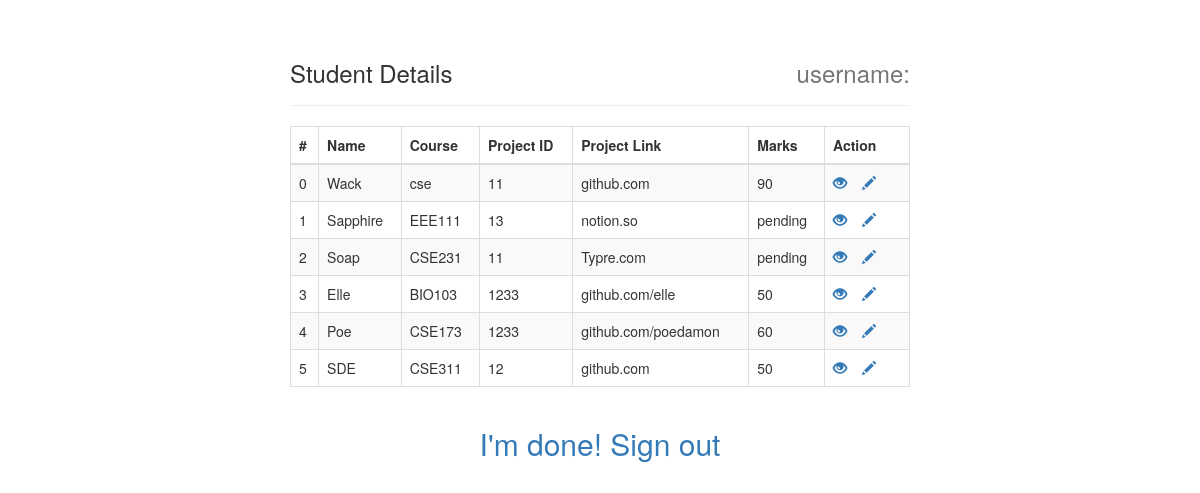
Screenshot of /faculty_intro.php with the database file from the repository.
### tables this page shows
CREATE TABLE `students` (
  `id` int(11) NOT NULL,
  `name` varchar(100) NOT NULL,
  `course` varchar(255) NOT NULL,
  `project_id` int(10) NOT NULL,
  `project_link` varchar(255) NOT NULL,
  `user_id` int(15) NOT NULL,
  `marks` int(11) NOT NULL
);

### faculty_intro.php (the view, shortened to what this page needs)
<?php
$username = $_SESSION["fac_username"];
 ?>
<!DOCTYPE html>
<html >
<head>
    <link rel="stylesheet" href="https://maxcdn.bootstrapcdn.com/bootstrap/3.3.7/css/bootstrap.css">
</head>
<body bgcolor="#def28d">
    <div class="wrapper">
        <div class="container-fluid">
            <div class="row">
                <div class="col-md-12">
                    <div class="page-header clearfix">
                        <h3 class="pull-left">Student Details</h3>
                        <h3 class="pull-right text-muted">username:<span class="text-success"><?php echo $username; ?></span></h3>
                    </div>
                    <p>
                    <?php
                    require_once "connect.php";
                    $sql = "SELECT * FROM students";
                    if($result = mysqli_query($link, $sql)){
                        if(mysqli_num_rows($result) > 0){
                            $i = 0;
                            echo "<table class='table table-bordered table-striped'>";
                                echo "<thead>";
                                    echo "<tr>";
                                        echo "<th>#</th>";
                                        echo "<th>Name</th>";
                                        echo "<th>Course</th>";
                                        echo "<th>Project ID</th>";
                                        echo "<th>Project Link</th>";
                                        echo "<th>Marks</th>";
                                        echo "<th>Action</th>";
                                    echo "</tr>";
                                echo "</thead>";
                                echo "<tbody>";
                                while($row = mysqli_fetch_array($result)){
                                    echo "<tr>";
                                        echo "<td>" . $i++ . "</td>";
                                        echo "<td>" . $row['name'] . "</td>";
                                        echo "<td>" . $row['course'] . "</td>";
                                        echo "<td>" . $row['project_id'] . "</td>";
                                        echo "<td>" . $row['project_link'] . "</td>";
                                        if ($row['marks'] == '0') {
                                            echo "<td> pending </td>";
                                        }else{
                                            echo "<td>" . $row['marks'] . "</td>";
                                        }
                                        echo "<td>";
                                            echo "<a href='view.php?id=". $row['id'] ."' title='View Record' data-toggle='tooltip'><span class='glyphicon glyphicon-eye-open'></span></a>";
                                               echo "<a href='faculty_edit.php?id=". $row['id'] ."' title='Update Record' data-toggle='tooltip'><span class='glyphicon glyphicon-pencil'></span></a>";
                                        echo "</td>";
                                    echo "</tr>";
                                }
                                echo "</tbody>";
                            echo "</table>";
                        } else{
                            echo "<p class='lead'><em>No records were found.</em></p>";
                        }
                    } else{
                        echo "ERROR: Could not able to execute $sql. " . mysqli_error($link);
                    }
                    ?>
                </div>
            </div>
        </div>
    </div> <center>
    <p><h2> <a href="faculty_logout.php" > I'm done! Sign out</a></h2>
    </p>
    </center>
</body>
</html>

### faculty_intro.php (style rules this page uses)
.wrapper { width: 650px; margin: 0 auto; }
table tr td:last-child a { margin-right: 15px; }

### rows the page displays
students: name "Wack", course "cse", project "11", project_link "github.com", marks "90"
students: name "Sapphire", course "EEE111", project "13", project_link "notion.so", marks "pending"
students: name "Soap", course "CSE231", project "11", project_link "Typre.com", marks "pending"
students: name "Elle", course "BIO103", project "1233", project_link "github.com/elle", marks "50"
students: name "Poe", course "CSE173", project "1233", project_link "github.com/poedamon", marks "60"
students: name "SDE", course "CSE311", project "12", project_link "github.com", marks "50"
